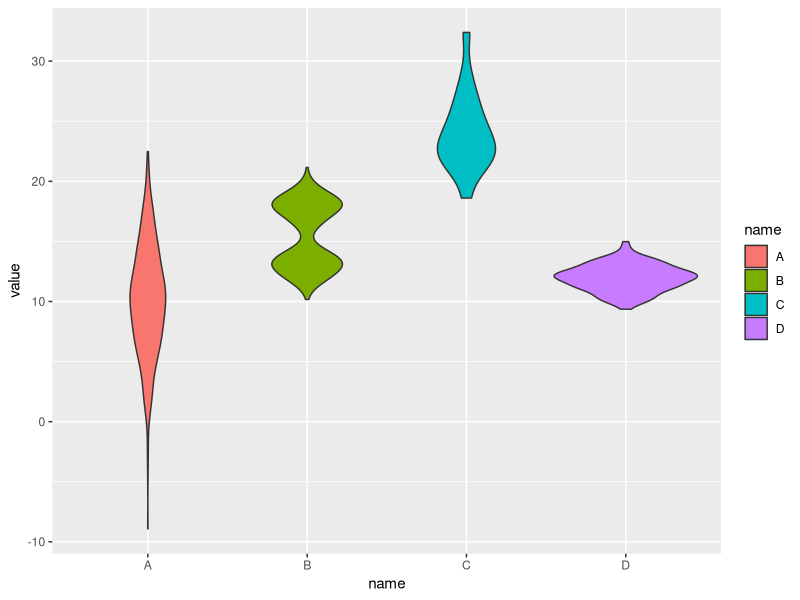

This chart was generated by the following R code:
## ---- chunk 1
knitr::opts_chunk$set(cache=TRUE, autodep=TRUE, cache.comments=TRUE)
## ---- chunk 2
# Library
library(ggplot2)

# create a dataset
data <- data.frame(
  name=c( rep("A",500), rep("B",500), rep("B",500), rep("C",20), rep('D', 100)  ),
  value=c( rnorm(500, 10, 5), rnorm(500, 13, 1), rnorm(500, 18, 1), rnorm(20, 25, 4), rnorm(100, 12, 1) )
)
head(data)
# Most basic violin chart
p <- ggplot(data, aes(x=name, y=value, fill=name)) + # fill=name allow to automatically dedicate a color for each group
  geom_violin()

p
